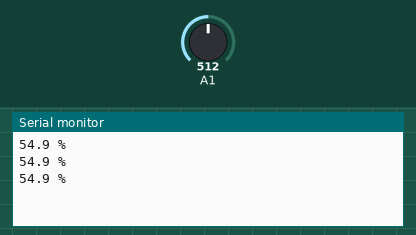
A sketch run on a simulated Arduino Uno, built with avr-gcc and run on an emulated ATmega328P. Shown: the last lines printed to the serial monitor. The inputs (shaded band) are chosen by the test bench; at power-on: A1 = 512.

Above: at 1.3 s.
1.4 s: A1 set to 716
At 1.9 s:
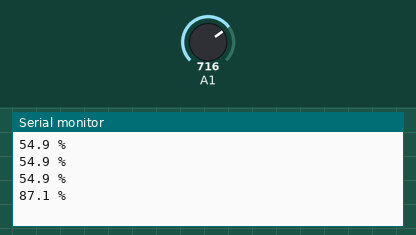
2.9 s: A1 set to 900
At 3.4 s:
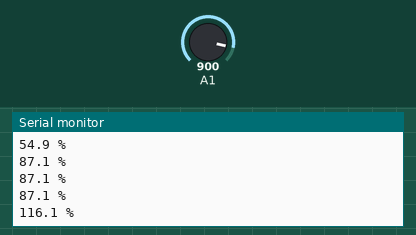
Timing chart, 0 to 5.9 s (numbered marks = the images above; inputs shaded):
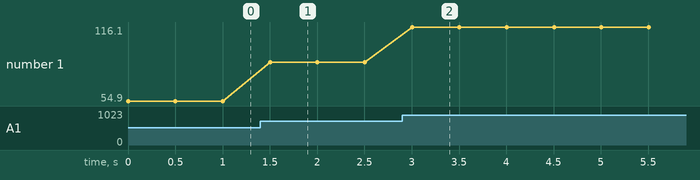

The sketch:

hum.ino
```cpp
void setup() {
  //シリアル通信の初期化
  Serial.begin(9600) ;
}
void loop() {
  //A1ピンでセンサーの出力電圧を読込み
  int val1 = analogRead(1);
  //センサーの出力電圧から湿度を算出
  float hum = ((val1*5.0/1023.0)-0.8)/0.031;
  //湿度を小数1桁までシリアルモニタに出力
  Serial.print(hum,1);
  //「%」をシリアルモニタに出力
  Serial.println(" %");
  //500ミリ秒待つ
  delay(500);
}
```

Measured:
- after the input at 1.4 s, the serial monitor: prints a new line after 0.10 s (image 1)
- after the input at 2.9 s, the serial monitor: prints a new line after 0.10 s (image 2)
- plotted number 1: 54.9 → 87.1 after the input at 1.4 s, 87.1 → 116.1 after the input at 2.9 s
